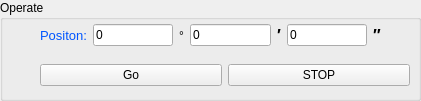
   <widget class="QGroupBox" name="groupBox_18">
    <property name="geometry">
     <rect>
      <x>30</x>
      <y>340</y>
      <width>421</width>
      <height>101</height>
     </rect>
    </property>
    <property name="title">
     <string>Operate</string>
    </property>
    <widget class="QWidget" name="horizontalLayoutWidget_2">
     <property name="geometry">
      <rect>
       <x>40</x>
       <y>60</y>
       <width>370</width>
       <height>31</height>
      </rect>
     </property>
     <layout class="QHBoxLayout" name="horizontalLayout_7">
      <item>
       <widget class="QPushButton" name="pushButton_adc2_go">
        <property name="text">
         <string>Go</string>
        </property>
       </widget>
      </item>
      <item>
       <widget class="QPushButton" name="pushButton_adc2_stop">
        <property name="text">
         <string>STOP</string>
        </property>
       </widget>
      </item>
     </layout>
    </widget>
    <widget class="QWidget" name="horizontalLayoutWidget_5">
     <property name="geometry">
      <rect>
       <x>40</x>
       <y>20</y>
       <width>341</width>
       <height>31</height>
      </rect>
     </property>
     <layout class="QHBoxLayout" name="horizontalLayout_9">
      <item>
       <widget class="QLabel" name="label_29">
        <property name="text">
         <string>&lt;!DOCTYPE HTML PUBLIC &quot;-//W3C//DTD HTML 4.0//EN&quot; &quot;http://www.w3.org/TR/REC-html40/strict.dtd&quot;&gt;
&lt;html&gt;&lt;head&gt;&lt;meta name=&quot;qrichtext&quot; content=&quot;1&quot; /&gt;&lt;style type=&quot;text/css&quot;&gt;
p, li { white-space: pre-wrap; }
&lt;/style&gt;&lt;/head&gt;&lt;body style=&quot; font-family:'Sans'; font-size:10pt; font-weight:400; font-style:normal;&quot;&gt;
&lt;p style=&quot; margin-top:0px; margin-bottom:0px; margin-left:0px; margin-right:0px; -qt-block-indent:0; text-indent:0px;&quot;&gt;&lt;span style=&quot; font-family:'Sans Serif'; color:#0055ff;&quot;&gt;Positon:&lt;/span&gt;&lt;/p&gt;&lt;/body&gt;&lt;/html&gt;</string>
        </property>
       </widget>
      </item>
      <item>
       <widget class="QLineEdit" name="lineEdit_adc2_targetD">
        <property name="text">
         <string>0</string>
        </property>
       </widget>
      </item>
      <item>
       <widget class="QLabel" name="label_11">
        <property name="text">
         <string>°</string>
        </property>
       </widget>
      </item>
      <item>
       <widget class="QLineEdit" name="lineEdit_adc2_targetM">
        <property name="text">
         <string>0</string>
        </property>
       </widget>
      </item>
      <item>
       <widget class="QLabel" name="label_13">
        <property name="text">
         <string>&lt;!DOCTYPE HTML PUBLIC &quot;-//W3C//DTD HTML 4.0//EN&quot; &quot;http://www.w3.org/TR/REC-html40/strict.dtd&quot;&gt;
&lt;html&gt;&lt;head&gt;&lt;meta name=&quot;qrichtext&quot; content=&quot;1&quot; /&gt;&lt;style type=&quot;text/css&quot;&gt;
p, li { white-space: pre-wrap; }
&lt;/style&gt;&lt;/head&gt;&lt;body style=&quot; font-family:'Sans'; font-size:10pt; font-weight:400; font-style:normal;&quot;&gt;
&lt;p style=&quot; margin-top:0px; margin-bottom:0px; margin-left:0px; margin-right:0px; -qt-block-indent:0; text-indent:0px;&quot;&gt;&lt;span style=&quot; font-size:12pt; font-weight:600;&quot;&gt;′&lt;/span&gt;&lt;/p&gt;&lt;/body&gt;&lt;/html&gt;</string>
        </property>
       </widget>
      </item>
      <item>
       <widget class="QLineEdit" name="lineEdit_adc2_targetS">
        <property name="text">
         <string>0</string>
        </property>
       </widget>
      </item>
      <item>
       <widget class="QLabel" name="label_14">
        <property name="text">
         <string>&lt;!DOCTYPE HTML PUBLIC &quot;-//W3C//DTD HTML 4.0//EN&quot; &quot;http://www.w3.org/TR/REC-html40/strict.dtd&quot;&gt;
&lt;html&gt;&lt;head&gt;&lt;meta name=&quot;qrichtext&quot; content=&quot;1&quot; /&gt;&lt;style type=&quot;text/css&quot;&gt;
p, li { white-space: pre-wrap; }
&lt;/style&gt;&lt;/head&gt;&lt;body style=&quot; font-family:'Sans'; font-size:10pt; font-weight:400; font-style:normal;&quot;&gt;
&lt;p style=&quot; margin-top:0px; margin-bottom:0px; margin-left:0px; margin-right:0px; -qt-block-indent:0; text-indent:0px;&quot;&gt;&lt;span style=&quot; font-size:12pt; font-weight:600;&quot;&gt;″&lt;/span&gt;&lt;/p&gt;&lt;/body&gt;&lt;/html&gt;</string>
        </property>
       </widget>
      </item>
     </layout>
    </widget>
   </widget>
